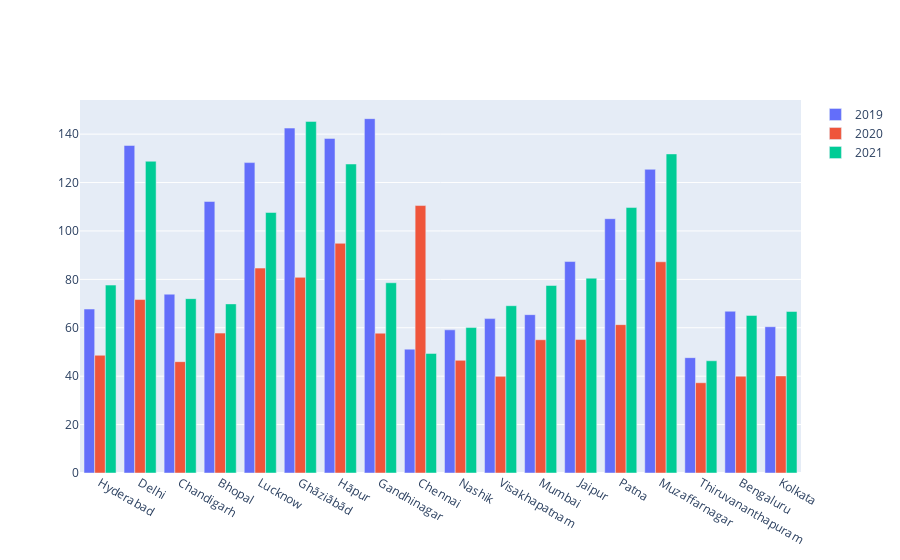

The cell this chart's notebook holds for it:
### Code cell
cities = list(df19.City.unique())

fig = go.Figure(data=[go.Bar(name="2019", x=cities, y= list(df19_avg["pm10"])),
go.Bar(name="2020", x=cities, y= list(df20_avg["pm10"])),
go.Bar(name="2021", x=cities, y= list(df21_avg["pm10"]))])

fig.update_layout(barmode='group')
fig.show()

### Figure 1 — Plotly figure (JSON) as saved in the notebook; plotly's stock layout.template omitted (floating-point values rounded to 4 significant figures)
{"data": [{"name": "2019", "type": "bar", "x": ["Hyderabad", "Delhi", "Chandigarh", "Bhopal", "Lucknow", "Ghāziābād", "Hāpur", "Gandhinagar", "Chennai", "Nashik", "Visakhapatnam", "Mumbai", "Jaipur", "Patna", "Muzaffarnagar", "Thiruvananthapuram", "Bengaluru", "Kolkata"], "y": [67.73, 135.3, 73.88, 112.2, 128.2, 142.5, 138.2, 146.4, 51.16, 59.15, 63.78, 65.42, 87.37, 105.1, 125.5, 47.65, 66.83, 60.43]}, {"name": "2020", "type": "bar", "x": ["Hyderabad", "Delhi", "Chandigarh", "Bhopal", "Lucknow", "Ghāziābād", "Hāpur", "Gandhinagar", "Chennai", "Nashik", "Visakhapatnam", "Mumbai", "Jaipur", "Patna", "Muzaffarnagar", "Thiruvananthapuram", "Bengaluru", "Kolkata"], "y": [48.63, 71.67, 46, 57.8, 84.66, 80.83, 94.9, 57.77, 110.5, 46.53, 39.93, 55.07, 55.13, 61.3, 87.27, 37.3, 40, 40.1]}, {"name": "2021", "type": "bar", "x": ["Hyderabad", "Delhi", "Chandigarh", "Bhopal", "Lucknow", "Ghāziābād", "Hāpur", "Gandhinagar", "Chennai", "Nashik", "Visakhapatnam", "Mumbai", "Jaipur", "Patna", "Muzaffarnagar", "Thiruvananthapuram", "Bengaluru", "Kolkata"], "y": [77.63, 128.8, 72.03, 69.87, 107.6, 145.3, 127.7, 78.6, 49.4, 60.08, 69.12, 77.47, 80.5, 109.7, 131.8, 46.37, 65.1, 66.73]}], "layout": {"barmode": "group"}}
